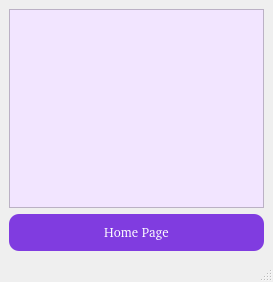
<?xml version="1.0" encoding="UTF-8"?>
<ui version="4.0">
 <class>MainWindow</class>
 <widget class="QMainWindow" name="MainWindow">
  <property name="geometry">
   <rect>
    <x>0</x>
    <y>0</y>
    <width>273</width>
    <height>282</height>
   </rect>
  </property>
  <property name="windowTitle">
   <string>MainWindow</string>
  </property>
  <widget class="QWidget" name="centralwidget">
   <layout class="QGridLayout" name="gridLayout">
    <item row="0" column="0">
     <widget class="QListWidget" name="listWidget">
      <property name="styleSheet">
       <string notr="true">background-color: rgb(242, 229, 255);
font: 24pt &quot;MS Shell Dlg 2&quot;;
font: 14pt &quot;MS Shell Dlg 2&quot;;
font: 10pt, Arial;</string>
      </property>
     </widget>
    </item>
    <item row="1" column="0">
     <widget class="QPushButton" name="btn_show">
      <property name="styleSheet">
       <string notr="true">
QPushButton {
	
	background-color: rgb(128, 60, 224);
	border-radius:10px;
    padding: 10px;
    border-radius: 10px;
	font: 10pt, Arial;
	color: white;

}

QPushButton:hover{
	
	background-color: rgb(193, 81, 241);
}</string>
      </property>
      <property name="text">
       <string>Home Page</string>
      </property>
     </widget>
    </item>
   </layout>
  </widget>
  <widget class="QMenuBar" name="menubar">
   <property name="geometry">
    <rect>
     <x>0</x>
     <y>0</y>
     <width>273</width>
     <height>22</height>
    </rect>
   </property>
  </widget>
  <widget class="QStatusBar" name="statusbar"/>
 </widget>
 <resources/>
 <connections/>
</ui>
